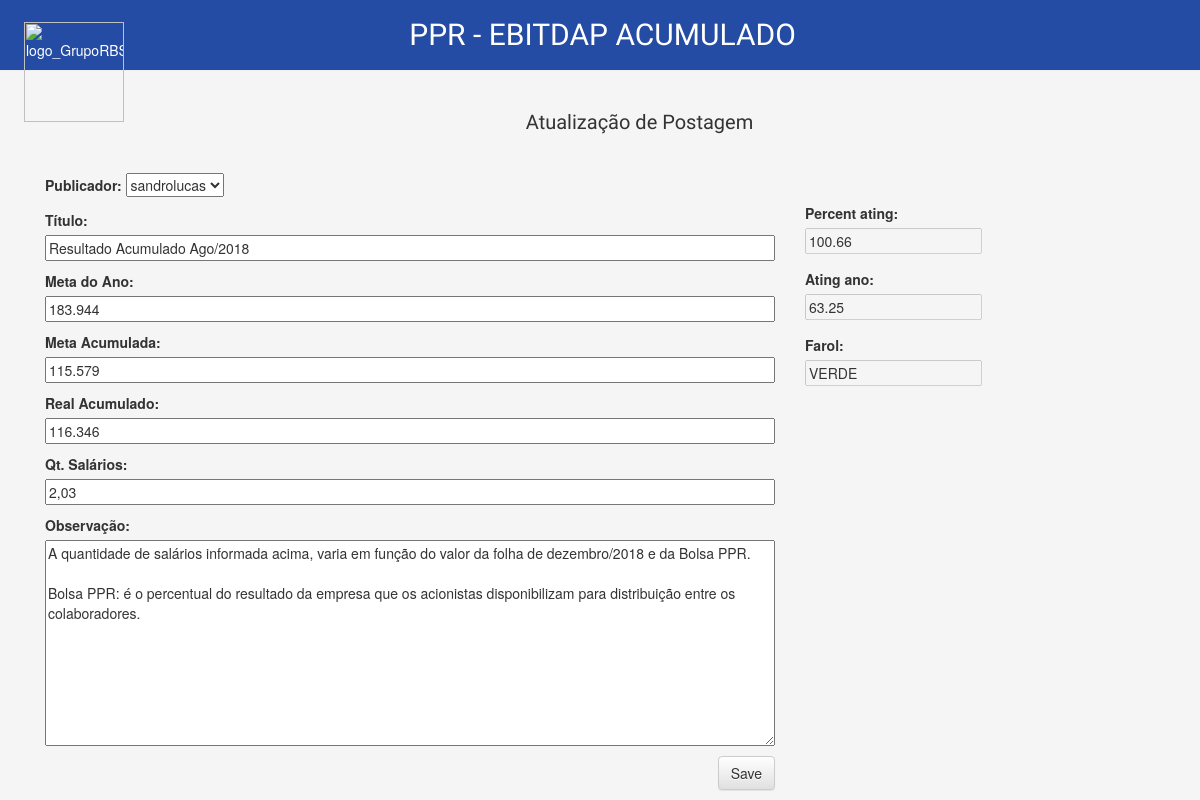
The page /post/1/edit/ on the database as committed earlier.
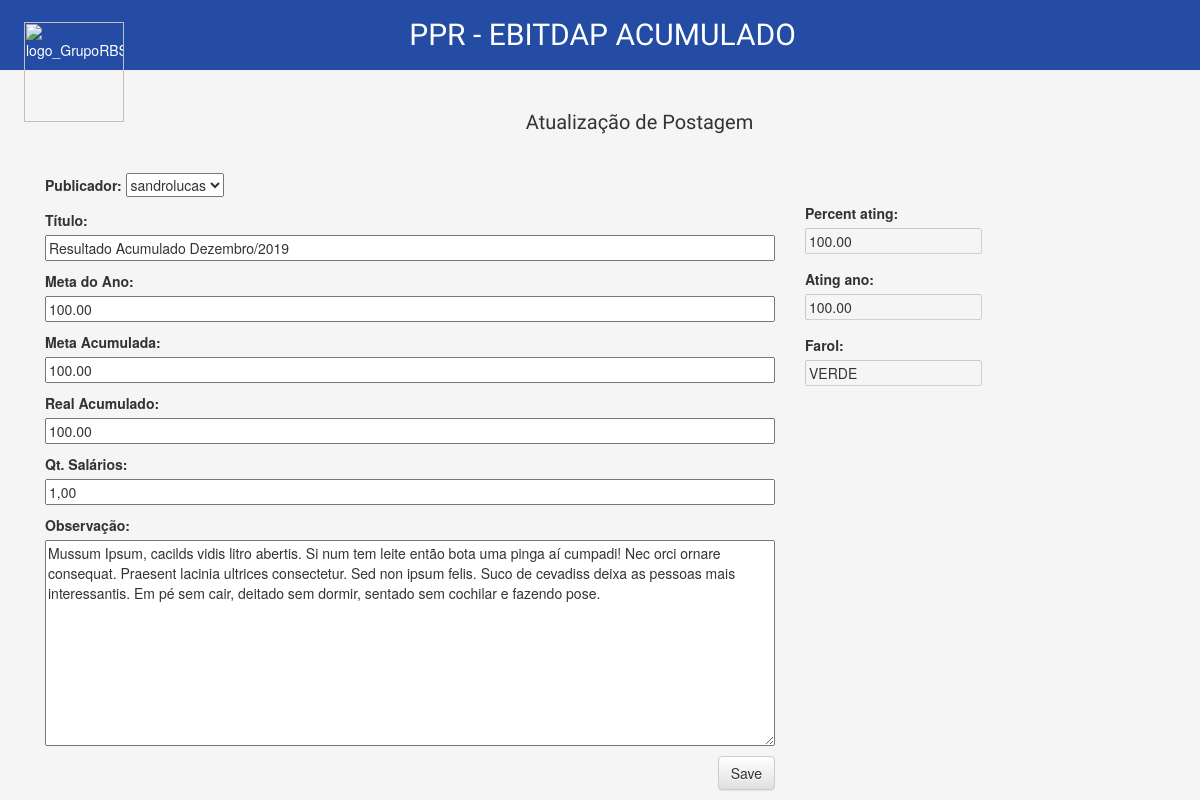
The same page on the database as committed later.
### placarPPR/models.py (models this page shows, shortened)
class Post(models.Model):
    publicador = models.ForeignKey('auth.User', on_delete=models.CASCADE)
    title = models.CharField('Título', max_length=100)
    meta_ano = models.CharField('Meta do Ano', max_length=20)
    meta_acum = models.CharField('Meta Acumulada', max_length=20)
    real_acum = models.CharField('Real Acumulado', max_length=20)
    percent_ating = models.CharField('% Atingido', max_length=10)
    atingido_ano = models.CharField('Atingido Ano', max_length=10)
    farol = models.CharField('Farol', max_length=10)
    qt_salarios = models.CharField('Qt. Salários', max_length=5)
    obs = models.TextField('Observação')
    created_date = models.DateTimeField('Data de Criação',
                                        default=timezone.now)
    published_date = models.DateTimeField('Data de Publicação',
                                          blank=True, null=True)
    class Meta:
        verbose_name = 'Placar PPR'
        verbose_name_plural = 'Placares de PPR'

### placarPPR/views.py (the view)
# urls.py: path('post/<int:pk>/edit/', views.post_edit, name='post_edit'),
def post_edit(request, pk):
    post = get_object_or_404(Post, pk=pk)
    if request.method == "POST":
        form = PostForm(request.POST, instance=post)
        if form.is_valid():
            post = form.save(commit=False)
            post.author = request.user
            post.published_date = timezone.now()
            post.percent_ating = get_percent_ating_from_post(post)
            post.atingido_ano = get_atingido_ano_from_post(post)
            post.farol = get_farol_from_post(post)
            post.save()
            return redirect('post_detail', pk=post.pk)
    else:
        form = PostForm(instance=post)
    return render(request, 'placarPPR/post_edit.html', {'form': form})

### placarPPR/forms.py
class PostForm(forms.ModelForm):
    class Meta:
        model = Post
        fields = ('publicador', 'title', 'meta_ano', 'meta_acum', 'real_acum', 'qt_salarios', 'obs',)

### placarPPR/templates/placarPPR/post_edit.html (shortened to what this page needs)
{% extends 'placarPPR/base.html' %}
{% block content %}
    <h1 align="center">Atualização de Postagem</h1>
    <div class = "row">
    	<div class="col-sm-8">
		    <form method="POST" class="post-form top30">{% csrf_token %}
		        {{ form.as_p }}
		        <button type="submit" class="save btn btn-default">Save</button>
		    </form>
    	</div>
    	<div class="col-sm-4 top45">
    		<div class="top15"><label>Percent ating:</label></div> <input type="text" value="" maxlength="10" disabled id="percent_ating">
	    	<div class="top15"><label>Ating ano:</label></div> <input type="text" value="" maxlength="10" disabled id="ating_ano">
	    	<div class="top15"><label>Farol:</label></div> <input type="text" name="percent_ating" value="" maxlength="10" disabled id="farol">
    	</div>
    </div>
{% endblock %}

Rows that differ between the two databases and show on the page:
changed Post "sandrolucas": title "Resultado Acumulado Ago/2018" → "Resultado Acumulado Dezembro/2019"; meta_ano "183.944" → "100.00"; meta_acum "115.579" → "100.00"; real_acum "116.346" → "100.00"; qt_salarios "2,03" → "1,00"; obs "A quantidade de salários informada acima, varia em função do valor da folha de dezembro/2018 e da Bolsa PPR. Bolsa PPR: é o percentual do resultado da empresa que os acionistas disponibilizam para distribuição entre os colaboradores." → "Mussum Ipsum, cacilds vidis litro abertis. Si num tem leite então bota uma pinga aí cumpadi! Nec orci ornare consequat. Praesent lacinia ultrices consectetur. Sed non ipsum felis. Suco de cevadiss deixa as pessoas mais interessantis. Em pé sem cair, deitado sem dormir, sentado sem cochilar e fazendo pose."
Other text that changed with them:
form field value: "100.66" → "100.00"
form field value: "63.25" → "100.00"
